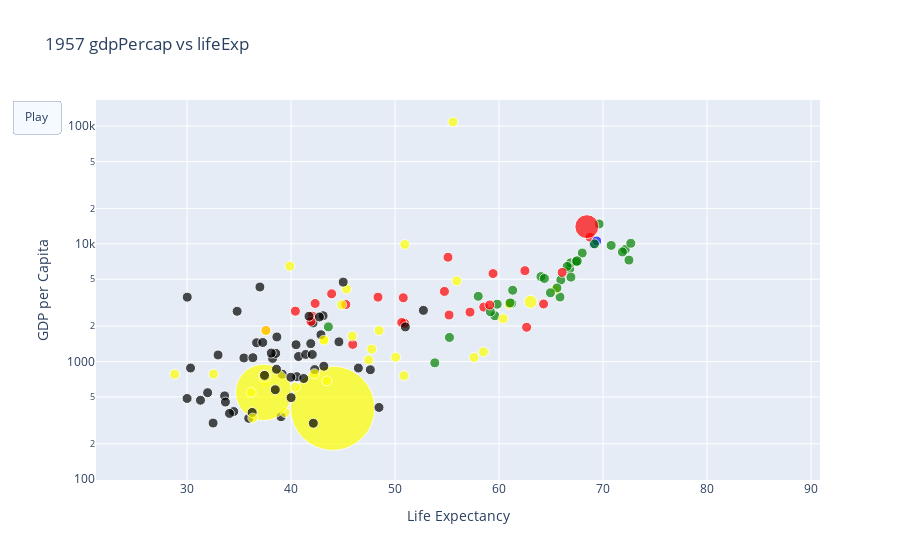

Write notebook code for a chart like this one.
### Code cell
data["color"]=""
data.color[data.continent=='Asia']='yellow'
data.color[data.continent=='Europe']='green'
data.color[data.continent=='Africa']='black'
data.color[data.continent=='Oceania']='blue'
data.color[data.continent=='Americas']='red'

data["pop_normal"]=[i/(data["pop"].max()) for i in data["pop"]]

data1957=data[data.year==1952]

years=[i for i in data.year.unique()]

fig=go.Figure(
    data=[
        go.Scatter(
            x=list(data1957.lifeExp),
            y=list(data1957.gdpPercap),
            hoverinfo='text',
            text=data1957.country,
            mode='markers',
            marker=dict(
                size=data1957.pop_normal*200,
                sizemin=5,
                color=data1957.color,
            )
        )
    ],
    layout=go.Layout(
        title='1957 gdpPercap vs lifeExp',
        hovermode='closest',
        xaxis=dict(range=[data.lifeExp.min()*0.9, data.lifeExp.max()*1.1], autorange=False, zeroline=False,
                  title='Life Expectancy'),
        yaxis=dict(type='log',
                  title='GDP per Capita'),
        updatemenus=[dict(
            type='buttons',
            buttons=[dict(
                label='Play',
                method='animate',
                args=[None]
            )]
        )]
    ),
    frames=[
        go.Frame(data=[go.Scatter(
            x=data[data.year==year].lifeExp,
            y=data[data.year==year].gdpPercap,
            hoverinfo='text',
            text=data[data.year==year].country,
            mode='markers',
            marker=dict(
                size=data[data.year==year].pop_normal*200,
                sizemin=5,
                color=data[data.year==year].color,
            )
        )])
        for year in years
    ]
)

fig.show()

### Figure 1 — Plotly figure (JSON) as saved in the notebook; plotly's stock layout.template omitted (floating-point values rounded to 4 significant figures; data arrays with more than 128 entries replaced by an {"elided": "..."} marker saying what was removed)
{"data": [{"hoverinfo": "text", "marker": {"color": {"elided": "142 str values"}, "size": {"elided": "142 float values"}, "sizemin": 5}, "mode": "markers", "text": {"elided": "142 str values"}, "type": "scatter", "x": {"elided": "142 float values"}, "y": {"elided": "142 float values"}}], "layout": {"hovermode": "closest", "title": {"text": "1957 gdpPercap vs lifeExp"}, "updatemenus": [{"buttons": [{"args": [null], "label": "Play", "method": "animate"}], "type": "buttons"}], "xaxis": {"autorange": false, "range": [21.24, 90.86], "title": {"text": "Life Expectancy"}, "zeroline": false}, "yaxis": {"title": {"text": "GDP per Capita"}, "type": "log"}}}
